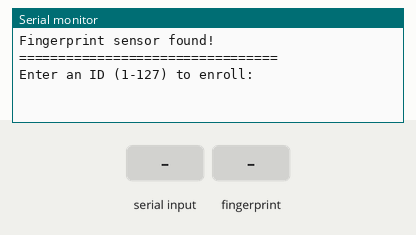
A sketch run on a simulated ESP32. Parts: the last lines printed to the serial monitor. The inputs (shaded band) are chosen by the test bench.

Above: at 2.2 s.
2.3 s: "90,45\n" received over Serial
At 2.8 s:
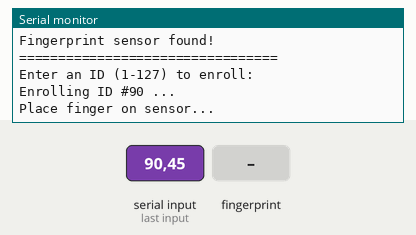
3.8 s: finger stored as number 1 placed on the sensor
At 5.3 s:
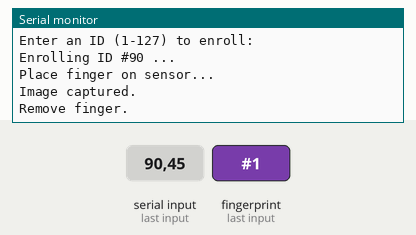
7.5 s: finger stored as number 1 placed on the sensor
At 7.66 s:
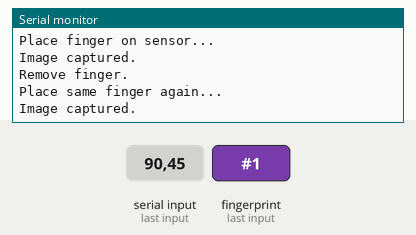

Measured:
- after the input at 2.3 s, the serial monitor: prints a new line at once (image 1)
- after the input at 3.8 s, the serial monitor: prints a new line at once (image 2)
- after the input at 7.5 s, the serial monitor: prints a new line at once (image 3)

The sketch:

enroll_fingerprint.ino
```cpp
/*
 * Fingerprint Enrollment Sketch
 * Run this ONCE to enroll each student's fingerprint.
 * After enrollment, upload the main attendance_system.ino
 *
 * Wiring same as main sketch:
 *   R307S TX --> GPIO 16 (RX2)
 *   R307S RX --> GPIO 17 (TX2)
 */

#include <Adafruit_Fingerprint.h>

HardwareSerial mySerial(2);
Adafruit_Fingerprint finger(&mySerial);

void setup() {
  Serial.begin(115200);
  mySerial.begin(57600, SERIAL_8N1, 16, 17);
  finger.begin(57600);

  if (!finger.verifyPassword()) {
    Serial.println("ERROR: Fingerprint sensor not found! Check wiring.");
    while (true) delay(1000);
  }

  Serial.println("Fingerprint sensor found!");
  Serial.println("=================================");
  Serial.println("Enter an ID (1-127) to enroll: ");
}

void loop() {
  if (Serial.available()) {
    int id = Serial.parseInt();
    if (id < 1 || id > 127) {
      Serial.println("Invalid ID. Use 1 to 127.");
      return;
    }

    Serial.printf("\nEnrolling ID #%d ...\n", id);
    enrollFingerprint(id);
  }
}

// ── Enroll a fingerprint with two scans ───────────────────────────────────
void enrollFingerprint(uint8_t id) {
  // ── First scan ──
  Serial.println("Place finger on sensor...");
  while (finger.getImage() != FINGERPRINT_OK);
  Serial.println("Image captured.");

  if (finger.image2Tz(1) != FINGERPRINT_OK) {
    Serial.println("ERROR: Could not process image.");
    return;
  }

  Serial.println("Remove finger.");
  delay(2000);
  while (finger.getImage() != FINGERPRINT_NOFINGER);

  // ── Second scan ──
  Serial.println("Place same finger again...");
  while (finger.getImage() != FINGERPRINT_OK);
  Serial.println("Image captured.");

  if (finger.image2Tz(2) != FINGERPRINT_OK) {
    Serial.println("ERROR: Could not process image.");
    return;
  }

  // ── Create model and store ──
  if (finger.createModel() != FINGERPRINT_OK) {
    Serial.println("ERROR: Fingerprints did not match. Try again.");
    return;
  }

  if (finger.storeModel(id) != FINGERPRINT_OK) {
    Serial.println("ERROR: Could not store fingerprint.");
    return;
  }

  Serial.printf("SUCCESS: Fingerprint enrolled as ID #%d\n", id);
  Serial.println("=================================");
  Serial.println("Enter next ID to enroll, or upload main sketch.");
}
```
